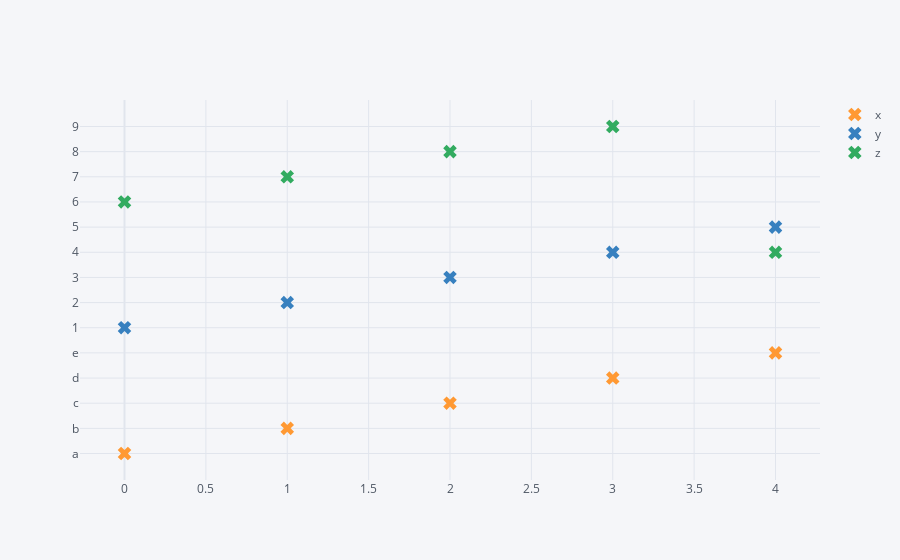

This figure's notebook cell:
### Code cell
df1.iplot(kind='scatter',mode='markers',symbol='x')

### Figure 1 — Plotly figure (JSON) as saved in the notebook; plotly's stock layout.template omitted (floating-point values rounded to 4 significant figures)
{"data": [{"line": {"color": "rgba(255, 153, 51, 1.0)", "dash": "solid", "shape": "linear", "width": 1.3}, "marker": {"size": 12, "symbol": "x"}, "mode": "markers", "name": "x", "text": "", "type": "scatter", "x": [0, 1, 2, 3, 4], "y": ["a", "b", "c", "d", "e"]}, {"line": {"color": "rgba(55, 128, 191, 1.0)", "dash": "solid", "shape": "linear", "width": 1.3}, "marker": {"size": 12, "symbol": "x"}, "mode": "markers", "name": "y", "text": "", "type": "scatter", "x": [0, 1, 2, 3, 4], "y": ["1", "2", "3", "4", "5"]}, {"line": {"color": "rgba(50, 171, 96, 1.0)", "dash": "solid", "shape": "linear", "width": 1.3}, "marker": {"size": 12, "symbol": "x"}, "mode": "markers", "name": "z", "text": "", "type": "scatter", "x": [0, 1, 2, 3, 4], "y": ["6", "7", "8", "9", "4"]}], "layout": {"legend": {"bgcolor": "#F5F6F9", "font": {"color": "#4D5663"}}, "paper_bgcolor": "#F5F6F9", "plot_bgcolor": "#F5F6F9", "title": {"font": {"color": "#4D5663"}}, "xaxis": {"gridcolor": "#E1E5ED", "showgrid": true, "tickfont": {"color": "#4D5663"}, "title": {"font": {"color": "#4D5663"}, "text": ""}, "zerolinecolor": "#E1E5ED"}, "yaxis": {"gridcolor": "#E1E5ED", "showgrid": true, "tickfont": {"color": "#4D5663"}, "title": {"font": {"color": "#4D5663"}, "text": ""}, "zerolinecolor": "#E1E5ED"}}}
